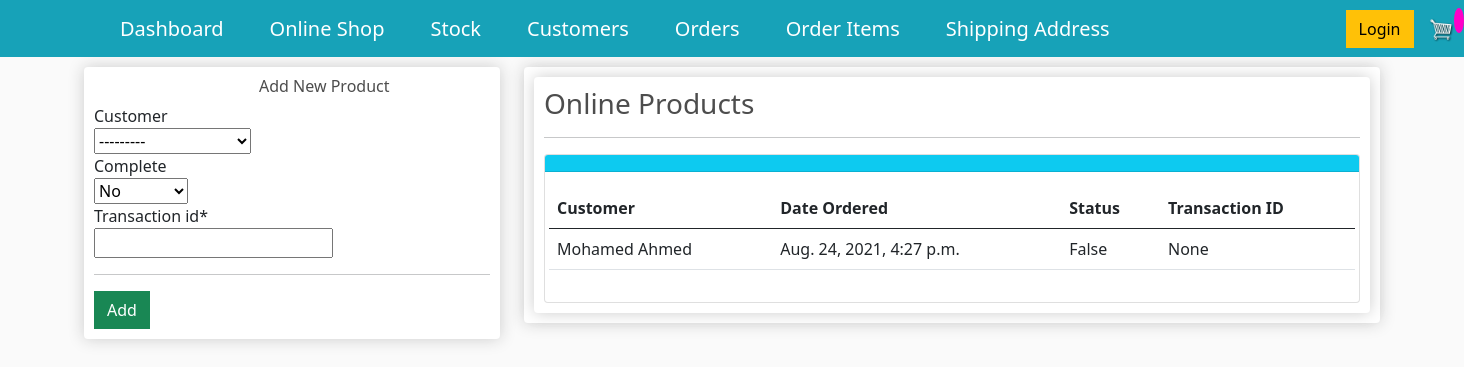
The app's page /orders_online/, older data.
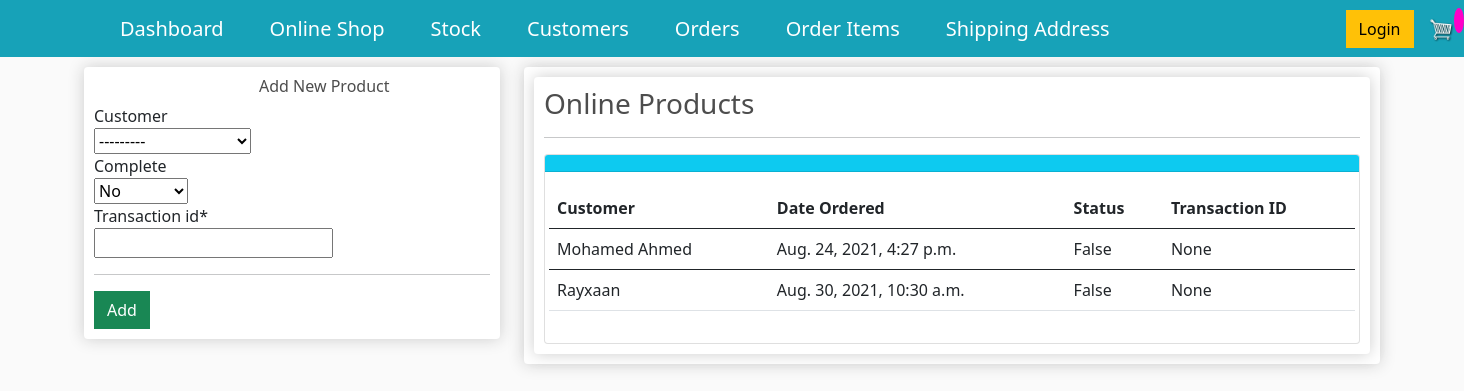
The same page, newer data.
### store/models.py (models this page shows, shortened)
class Order(models.Model):
    customer = models.ForeignKey(Customer, on_delete=models.SET_NULL, null=True,blank=True)#if customer is deleted, we dont want to delete the order but rather set the customer value to null
    date_ordered=models.DateTimeField(auto_now_add=True)
    complete=models.BooleanField(default=False, null=True, blank=False)
    transaction_id=models.CharField(max_length=100, null=True)

class Customer(models.Model):
    user=models.OneToOneField(User, null=True, blank=True, on_delete=models.CASCADE)
    name = models.CharField(max_length=200, null=True)
    email = models.CharField(max_length=200)
    def __str__(self):
    		return self.name

### store/views.py (the view)
# urls.py: path('orders_online/', views.orders_online, name="orders_online"),
def orders_online(request):
    title="Allifmaal Online Stock"
    form=AddOnlineOrdersForm(request.POST or None)
    orders = Order.objects.all()
    if form.is_valid():
        form.save()
        messages.success(request, 'Customer added successfully')
        return redirect('orders_online')
    context={
        "title": title,
        "form":form,
        "orders":orders,
        }
    return render(request,'store/orders_online.html',context)

### store/forms.py
class AddOnlineOrdersForm(forms.ModelForm): #the forms here is the one imported up there.
    class Meta:
        model = Order
        fields = ["customer",'complete','transaction_id']

### store/templates/store/orders_online.html (shortened to what this page needs)
{% extends "store/main.html"%}
{% load crispy_forms_tags %}
{% load static %}
{% block content %}
<div class="row">
	<div class="col-lg-4">
		<div class="box-element" id="form-wrapper">
                <div id="user-info">
                <h6 style="padding-left:165px">Add New Product</h6>
                <form method='POST' action=''> {% csrf_token %}
                    {{form|crispy}}
                </div>
                <hr>
                <input id="form-button" class="btn btn-success btn-block" type="submit" value="Add">
		</div>
        <br>
	</div>
	<div class="col-lg-8">
		<div class="box-element">
            <div class="box-element">
        <h3>Online Products</h3>
        <hr>
            <div class="card">
                <div class="card-header bg-info text-white">
                </div>
                <div class="card-body">
                    <div class="row">
                       <table class="table table-hover">
                        <thead>
                          <tr>
                            <th scope="col">Customer</th>
                            <th scope="col">Date Ordered</th>
                            <th scope="col">Status</th>
                            <th scope="col">Transaction ID</th>
                          </tr>
                        </thead>
                        <tbody>
                            {% for order in orders %}
                            <tr>
                            <td>{{order.customer}}</td>
                            <td>{{order.date_ordered}}</td>
                            <td>{{order.complete}}</td>
                            <td>{{order.transaction_id}}</td>
                          </tr>
                        </tbody>
                        {% endfor %}
                      </table>
                </div>
            </div>
        </div>
            </div>
		</div>
	</div>
</div>
{% endblock %}

Row changes from the older to the newer data that the page shows:
added Order: customer "Rayxaan", date_ordered "Aug. 30, 2021, 10:30 a.m.", complete "False", transaction_id "None"
